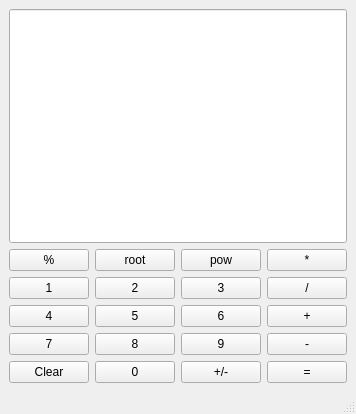
<?xml version="1.0" encoding="UTF-8"?>
<ui version="4.0">
 <class>Calculator</class>
 <widget class="QMainWindow" name="Calculator">
  <property name="geometry">
   <rect>
    <x>0</x>
    <y>0</y>
    <width>336</width>
    <height>414</height>
   </rect>
  </property>
  <property name="windowTitle">
   <string>Calculator</string>
  </property>
  <widget class="QWidget" name="centralwidget">
   <layout class="QGridLayout" name="gridLayout">
    <item row="3" column="1">
     <widget class="QPushButton" name="Button5">
      <property name="sizePolicy">
       <sizepolicy hsizetype="Preferred" vsizetype="Preferred">
        <horstretch>0</horstretch>
        <verstretch>0</verstretch>
       </sizepolicy>
      </property>
      <property name="text">
       <string>5</string>
      </property>
     </widget>
    </item>
    <item row="0" column="0" colspan="4">
     <widget class="QLineEdit" name="Display">
      <property name="sizePolicy">
       <sizepolicy hsizetype="Preferred" vsizetype="Expanding">
        <horstretch>0</horstretch>
        <verstretch>0</verstretch>
       </sizepolicy>
      </property>
     </widget>
    </item>
    <item row="4" column="0">
     <widget class="QPushButton" name="Button7">
      <property name="sizePolicy">
       <sizepolicy hsizetype="Preferred" vsizetype="Preferred">
        <horstretch>0</horstretch>
        <verstretch>0</verstretch>
       </sizepolicy>
      </property>
      <property name="text">
       <string>7</string>
      </property>
     </widget>
    </item>
    <item row="2" column="1">
     <widget class="QPushButton" name="Button2">
      <property name="sizePolicy">
       <sizepolicy hsizetype="Preferred" vsizetype="Preferred">
        <horstretch>0</horstretch>
        <verstretch>0</verstretch>
       </sizepolicy>
      </property>
      <property name="text">
       <string>2</string>
      </property>
     </widget>
    </item>
    <item row="3" column="0">
     <widget class="QPushButton" name="Button4">
      <property name="sizePolicy">
       <sizepolicy hsizetype="Preferred" vsizetype="Preferred">
        <horstretch>0</horstretch>
        <verstretch>0</verstretch>
       </sizepolicy>
      </property>
      <property name="text">
       <string>4</string>
      </property>
     </widget>
    </item>
    <item row="4" column="1">
     <widget class="QPushButton" name="Button8">
      <property name="sizePolicy">
       <sizepolicy hsizetype="Preferred" vsizetype="Preferred">
        <horstretch>0</horstretch>
        <verstretch>0</verstretch>
       </sizepolicy>
      </property>
      <property name="text">
       <string>8</string>
      </property>
     </widget>
    </item>
    <item row="5" column="2">
     <widget class="QPushButton" name="ChangeSign">
      <property name="sizePolicy">
       <sizepolicy hsizetype="Preferred" vsizetype="Preferred">
        <horstretch>0</horstretch>
        <verstretch>0</verstretch>
       </sizepolicy>
      </property>
      <property name="text">
       <string>+/-</string>
      </property>
     </widget>
    </item>
    <item row="2" column="0">
     <widget class="QPushButton" name="Button1">
      <property name="sizePolicy">
       <sizepolicy hsizetype="Preferred" vsizetype="Preferred">
        <horstretch>0</horstretch>
        <verstretch>0</verstretch>
       </sizepolicy>
      </property>
      <property name="text">
       <string>1</string>
      </property>
     </widget>
    </item>
    <item row="4" column="3">
     <widget class="QPushButton" name="Subtract">
      <property name="sizePolicy">
       <sizepolicy hsizetype="Preferred" vsizetype="Preferred">
        <horstretch>0</horstretch>
        <verstretch>0</verstretch>
       </sizepolicy>
      </property>
      <property name="text">
       <string>-</string>
      </property>
     </widget>
    </item>
    <item row="5" column="1">
     <widget class="QPushButton" name="Button0">
      <property name="sizePolicy">
       <sizepolicy hsizetype="Preferred" vsizetype="Preferred">
        <horstretch>0</horstretch>
        <verstretch>0</verstretch>
       </sizepolicy>
      </property>
      <property name="text">
       <string>0</string>
      </property>
     </widget>
    </item>
    <item row="5" column="3">
     <widget class="QPushButton" name="Equal">
      <property name="sizePolicy">
       <sizepolicy hsizetype="Preferred" vsizetype="Preferred">
        <horstretch>0</horstretch>
        <verstretch>0</verstretch>
       </sizepolicy>
      </property>
      <property name="text">
       <string>=</string>
      </property>
     </widget>
    </item>
    <item row="4" column="2">
     <widget class="QPushButton" name="Button9">
      <property name="sizePolicy">
       <sizepolicy hsizetype="Preferred" vsizetype="Preferred">
        <horstretch>0</horstretch>
        <verstretch>0</verstretch>
       </sizepolicy>
      </property>
      <property name="text">
       <string>9</string>
      </property>
     </widget>
    </item>
    <item row="2" column="3">
     <widget class="QPushButton" name="Divide">
      <property name="sizePolicy">
       <sizepolicy hsizetype="Preferred" vsizetype="Preferred">
        <horstretch>0</horstretch>
        <verstretch>0</verstretch>
       </sizepolicy>
      </property>
      <property name="text">
       <string>/</string>
      </property>
     </widget>
    </item>
    <item row="2" column="2">
     <widget class="QPushButton" name="Button3">
      <property name="sizePolicy">
       <sizepolicy hsizetype="Preferred" vsizetype="Preferred">
        <horstretch>0</horstretch>
        <verstretch>0</verstretch>
       </sizepolicy>
      </property>
      <property name="text">
       <string>3</string>
      </property>
     </widget>
    </item>
    <item row="3" column="3">
     <widget class="QPushButton" name="Add">
      <property name="sizePolicy">
       <sizepolicy hsizetype="Preferred" vsizetype="Preferred">
        <horstretch>0</horstretch>
        <verstretch>0</verstretch>
       </sizepolicy>
      </property>
      <property name="text">
       <string>+</string>
      </property>
     </widget>
    </item>
    <item row="3" column="2">
     <widget class="QPushButton" name="Button6">
      <property name="sizePolicy">
       <sizepolicy hsizetype="Preferred" vsizetype="Preferred">
        <horstretch>0</horstretch>
        <verstretch>0</verstretch>
       </sizepolicy>
      </property>
      <property name="text">
       <string>6</string>
      </property>
     </widget>
    </item>
    <item row="5" column="0">
     <widget class="QPushButton" name="Clear">
      <property name="sizePolicy">
       <sizepolicy hsizetype="Preferred" vsizetype="Preferred">
        <horstretch>0</horstretch>
        <verstretch>0</verstretch>
       </sizepolicy>
      </property>
      <property name="text">
       <string>Clear</string>
      </property>
     </widget>
    </item>
    <item row="1" column="0">
     <widget class="QPushButton" name="Modulo">
      <property name="sizePolicy">
       <sizepolicy hsizetype="Preferred" vsizetype="Preferred">
        <horstretch>0</horstretch>
        <verstretch>0</verstretch>
       </sizepolicy>
      </property>
      <property name="text">
       <string>%</string>
      </property>
     </widget>
    </item>
    <item row="1" column="1">
     <widget class="QPushButton" name="Root">
      <property name="sizePolicy">
       <sizepolicy hsizetype="Preferred" vsizetype="Preferred">
        <horstretch>0</horstretch>
        <verstretch>0</verstretch>
       </sizepolicy>
      </property>
      <property name="text">
       <string>root</string>
      </property>
     </widget>
    </item>
    <item row="1" column="2">
     <widget class="QPushButton" name="Power">
      <property name="sizePolicy">
       <sizepolicy hsizetype="Preferred" vsizetype="Preferred">
        <horstretch>0</horstretch>
        <verstretch>0</verstretch>
       </sizepolicy>
      </property>
      <property name="text">
       <string>pow</string>
      </property>
     </widget>
    </item>
    <item row="1" column="3">
     <widget class="QPushButton" name="Multiply">
      <property name="sizePolicy">
       <sizepolicy hsizetype="Preferred" vsizetype="Preferred">
        <horstretch>0</horstretch>
        <verstretch>0</verstretch>
       </sizepolicy>
      </property>
      <property name="text">
       <string>*</string>
      </property>
     </widget>
    </item>
   </layout>
  </widget>
  <widget class="QMenuBar" name="menubar">
   <property name="geometry">
    <rect>
     <x>0</x>
     <y>0</y>
     <width>336</width>
     <height>21</height>
    </rect>
   </property>
  </widget>
  <widget class="QStatusBar" name="statusbar"/>
 </widget>
 <resources/>
 <connections/>
</ui>
